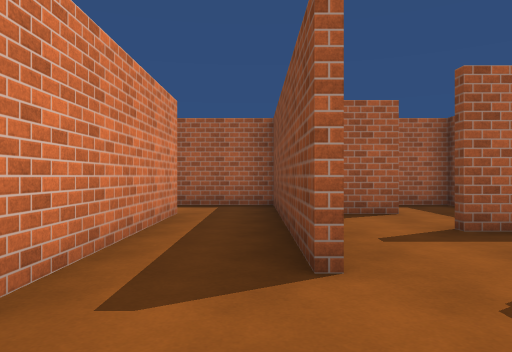
[1] (above)

18 first-person views from a walk through a Unity game level. The camera is 1.2 m above the floor, looks level and sees 70° across. The floor is counted in squares, 1.8 m on a side. Each view is taken from the middle of a square. On the plan, view 1 faces up. The plan holds only what a view shows up to about 11 squares ahead; the rest is blank. The place goes on beyond the plan. The player character is not drawn. Surface patterns are stand-ins for the level's own textures.

[2]
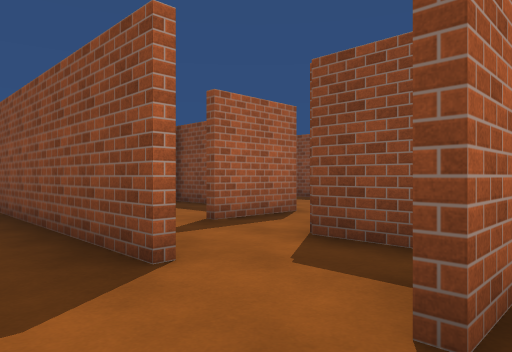

[3]
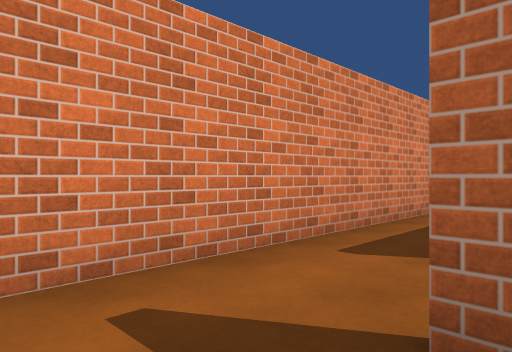

[4]
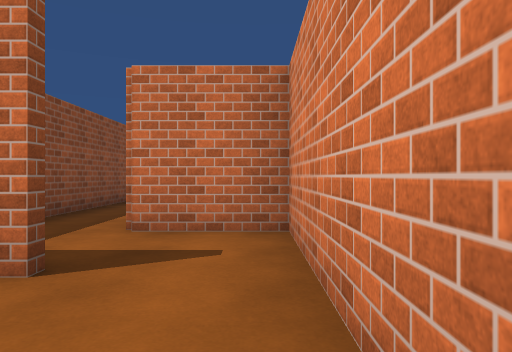

[5]
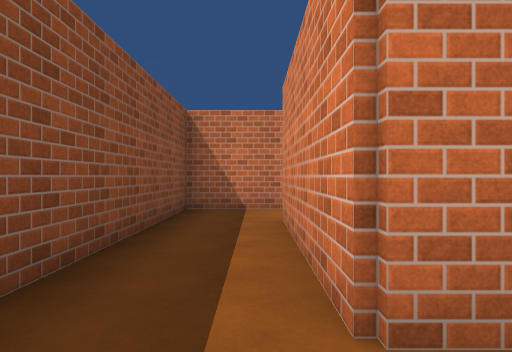

[6]
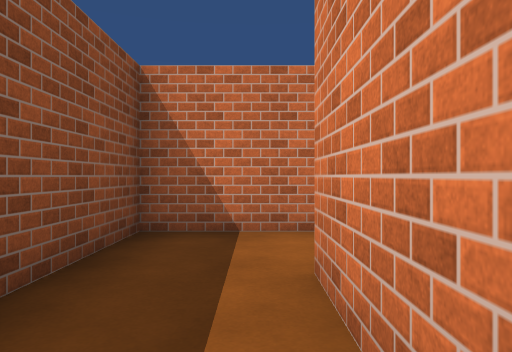

[7]
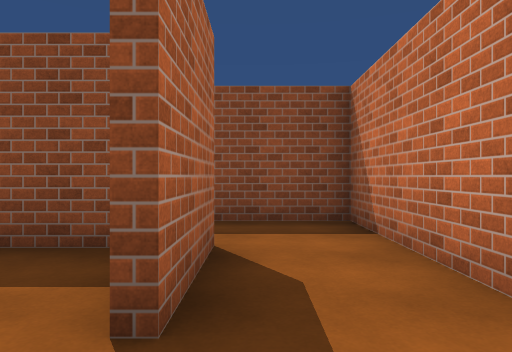

[8]
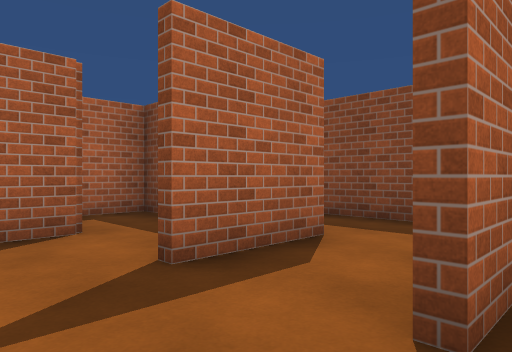

[9]
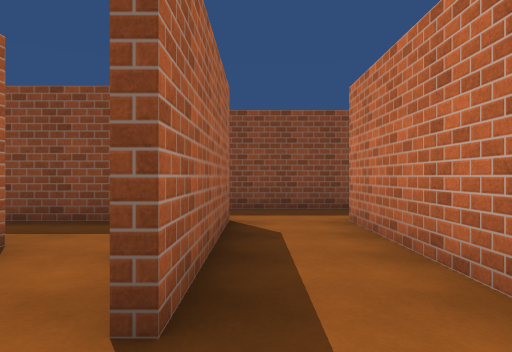

[10]
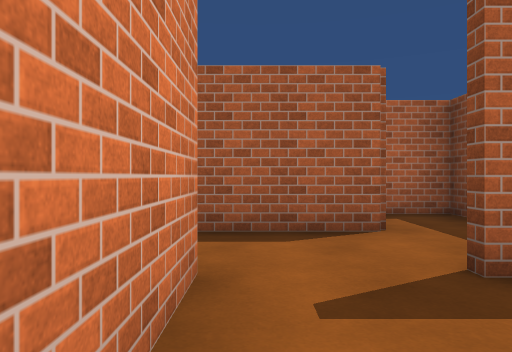

[11]
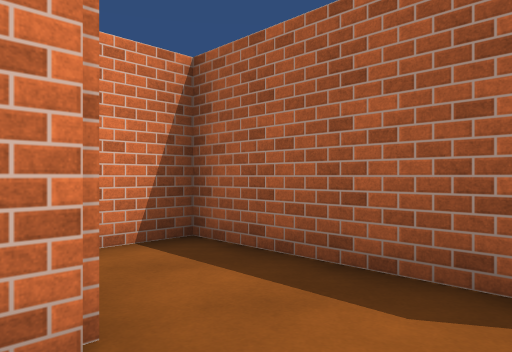

[12]
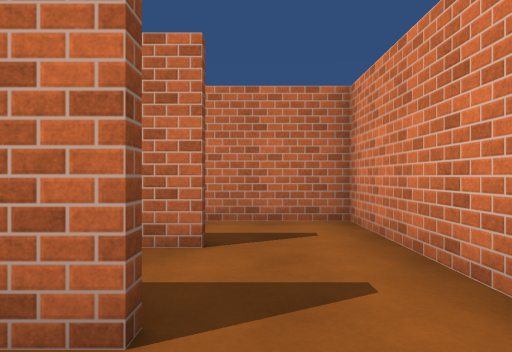

[13]
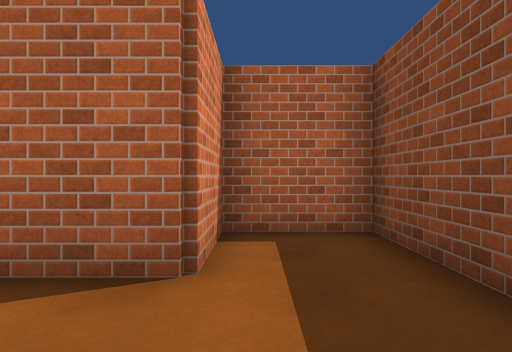

[14]
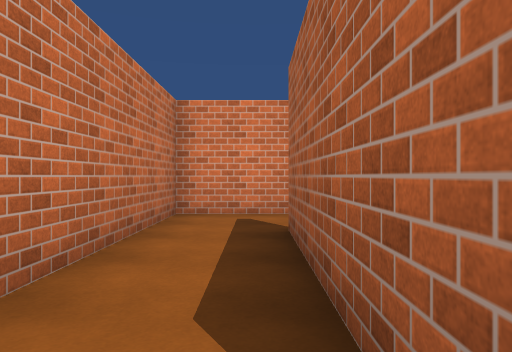

[15]
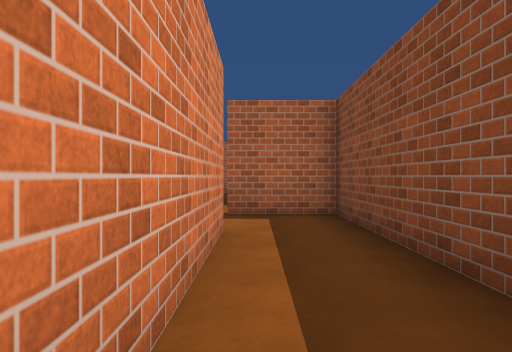

[16]
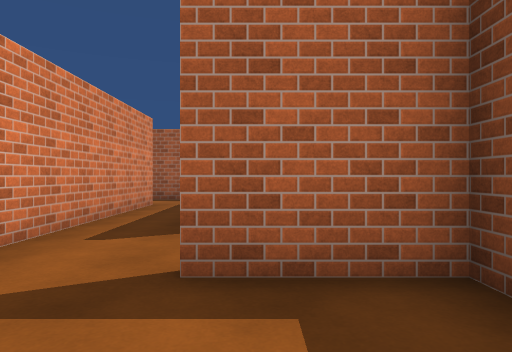

[17]
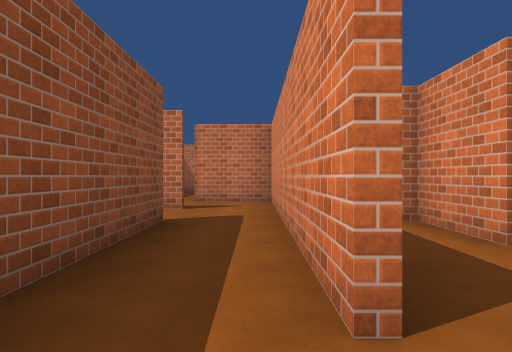

[18]
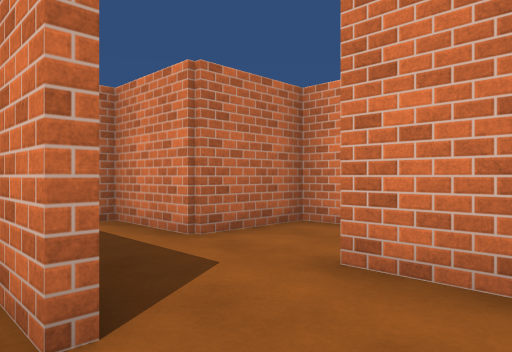

### Floor plan
Ten units are one square. View 1 is at (0, 0); x grows to the right and y downward. Boxes are objects, and circles mark ways between rooms. Rooms are numbered by the first view taken in them; rooms with no view inside come last. Other rooms are left out.
<svg viewBox="-59 -89 108 193">
<path fill="none" stroke="#000" d="M4 -25 4 -81M-14 -65 -14 14 6 14M5 -84 -20 -84M6 14 6 56 -15 56M-16 74 24 74 24 -4 5 -4M-34 54 -34 74M44 99 44 56 26 56 26 76 -15 76M-34 74 -34 94 25 94M-14 36 -54 36 -54 48M-16 54 -10 54M4 48 4 16 -8 16"/>
<circle cx="0" cy="0" r="3" fill="#2a7"/>
<circle cx="-5" cy="60" r="3" fill="#2a7"/>
<circle cx="-25" cy="70" r="3" fill="#2a7"/>
<circle cx="-25" cy="50" r="3" fill="#2a7"/>
<text x="-10" y="-30">1</text>
<text x="10" y="40">2</text>
<text x="-30" y="60">3</text>
<text x="10" y="80">4</text>
<text x="-20" y="40">5</text>
</svg>
Room 1 opens to room 2. Room 2 opens to room 3. Room 3 opens to room 4. Room 3 opens to room 5.

Where each view was taken, in squares from view 1:
view 1: 0 up, 0 right, facing up
view 2: 0 up, 1 left, facing up-right
view 3: 1 down, 1 right, facing up-left
view 4: 3 up, 1 left, facing down
view 5: 0 up, 1 right, facing down
view 6: 3 down, 1 right, facing down
view 7: 6 down, 3 left, facing right
view 8: 8 down, 3 left, facing up-right
view 9: 8 down, 3 left, facing right
view 10: 8 down, 3 left, facing up
view 11: 6 down, 2 left, facing up-left
view 12: 4 down, 2 left, facing down
view 13: 10 down, 3 right, facing up
view 14: 8 down, 3 right, facing left
view 15: 6 down, 1 right, facing up
view 16: 2 down, 1 right, facing up
view 17: 8 up, 1 left, facing down
view 18: 8 up, 1 left, facing down-left
